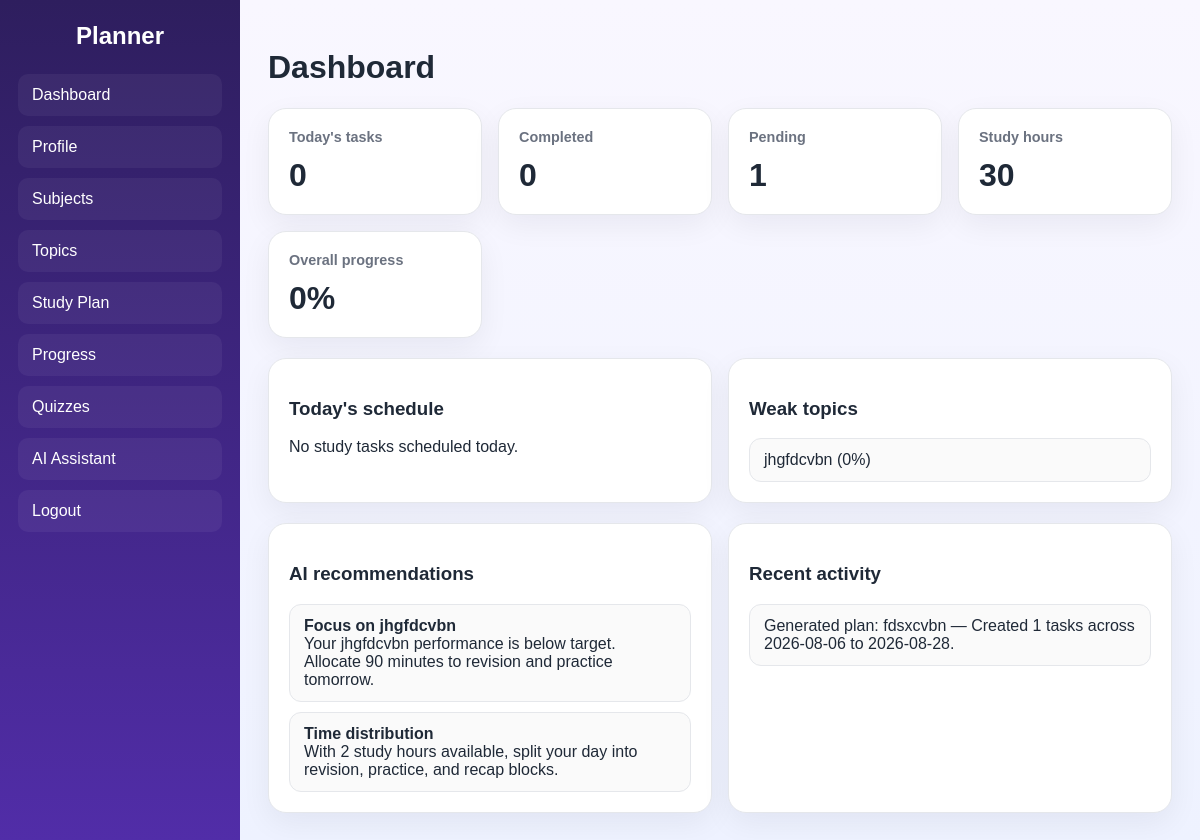
The page /dashboard/ (signed in) on the database its author committed.
### planner/models.py (models this page shows, shortened)
class Topic(models.Model):
    subject = models.ForeignKey(Subject, on_delete=models.CASCADE, related_name='topics')
    name = models.CharField(max_length=120)
    description = models.TextField(blank=True)
    difficulty = models.PositiveSmallIntegerField(default=3)
    created_at = models.DateTimeField(auto_now_add=True)
    updated_at = models.DateTimeField(auto_now=True)
    class Meta:
        ordering = ['name']
        unique_together = ('subject', 'name')

class AIInteraction(models.Model):
    student = models.ForeignKey(settings.AUTH_USER_MODEL, on_delete=models.CASCADE, related_name='ai_interactions')
    message = models.TextField()
    response = models.TextField()
    created_at = models.DateTimeField(auto_now_add=True)
    class Meta:
        ordering = ['-created_at']

### planner/views.py (the view)
# urls.py: path('dashboard/', views.dashboard, name='dashboard'),
@login_required
def dashboard(request):
    profile = ensure_student_profile(request.user)
    summary = get_student_summary(request.user)
    from planner.services import analyze_weak_topics
    weak_topics = analyze_weak_topics(request.user)
    recommendations = generate_recommendations(request.user)
    recent_activity = AIInteraction.objects.filter(student=request.user).order_by('-created_at')[:8]
    tasks = StudyTask.objects.filter(plan__student=request.user).select_related('subject', 'topic', 'plan').order_by('date', 'start_time')[:10]
    today_tasks = [task for task in tasks if task.date == date.today()]
    context = {
        'profile': profile,
        'summary': summary,
        'weak_topics': weak_topics,
        'recommendations': recommendations,
        'recent_activity': recent_activity,
        'tasks': tasks,
        'today_tasks': today_tasks,
    }
    return render(request, 'planner/dashboard.html', context)

### planner/services.py (called while the page is built)
def get_or_create_profile(user):
    profile, _ = StudentProfile.objects.get_or_create(
        user=user,
        defaults={
            'name': user.get_full_name() or user.username,
            'daily_study_hours': 2,
            'preferred_study_time': 'Evening',
        },
    )
    return profile

def ensure_student_profile(user):
    return get_or_create_profile(user)

### planner/templates/planner/dashboard.html
{% extends "planner/base.html" %}
{% block content %}
<h1>Dashboard</h1>
<div class="summary-grid">
  <div class="stat-card"><h3>Today&apos;s tasks</h3><div class="value">{{ summary.today_tasks|length }}</div></div>
  <div class="stat-card"><h3>Completed</h3><div class="value">{{ summary.completed_tasks }}</div></div>
  <div class="stat-card"><h3>Pending</h3><div class="value">{{ summary.pending_tasks }}</div></div>
  <div class="stat-card"><h3>Study hours</h3><div class="value">{{ summary.total_hours }}</div></div>
  <div class="stat-card"><h3>Overall progress</h3><div class="value">{{ summary.overall_progress }}%</div></div>
</div>
<div class="stats-grid" style="margin-top:20px;">
  <div class="panel"><h3>Today&apos;s schedule</h3>{% if today_tasks %}<table class="table"><tr><th>Time</th><th>Subject</th><th>Topic</th><th>Task</th><th>Duration</th><th>Status</th></tr>{% for task in today_tasks %}<tr><td>{{ task.start_time }}</td><td>{{ task.subject.name }}</td><td>{{ task.topic.name|default:"General" }}</td><td>{{ task.description|default:"Study task" }}</td><td>{{ task.duration }} min</td><td><span class="badge">{{ task.status }}</span></td></tr>{% endfor %}</table>{% else %}<p>No study tasks scheduled today.</p>{% endif %}</div>
  <div class="panel"><h3>Weak topics</h3>{% if weak_topics %}<ul class="list">{% for topic in weak_topics %}<li>{{ topic.topic }} ({{ topic.score }}%)</li>{% endfor %}</ul>{% else %}<p>No weak topics detected yet.</p>{% endif %}</div>
</div>
<div class="stats-grid" style="margin-top:20px;">
  <div class="panel"><h3>AI recommendations</h3>{% if recommendations %}<ul class="list">{% for rec in recommendations %}<li><strong>{{ rec.title }}</strong><br>{{ rec.message }}</li>{% endfor %}</ul>{% else %}<p>No recommendations yet.</p>{% endif %}</div>
  <div class="panel"><h3>Recent activity</h3>{% if recent_activity %}<ul class="list">{% for item in recent_activity %}<li>{{ item.message }} — {{ item.response }}</li>{% endfor %}</ul>{% else %}<p>No activity yet.</p>{% endif %}</div>
</div>
{% endblock %}

### planner/static/planner.css (style rules this page uses)
:root { --primary: #512da8; --primary-dark: #2e1e5e; --accent: #7c3aed; --success: #1faa59; --warning: #f39c12; --danger: #d25454; --light: #f5f3ff; --card: #ffffff; --text: #1f2937; --muted: #6b7280; --border: #e5e7eb; }
* { box-sizing: border-box; }
body { margin: 0; font-family: Arial, sans-serif; background: linear-gradient(180deg, #f9f7ff 0%, #eef2ff 100%); color: var(--text); }
.summary-grid, .stats-grid { display: grid; grid-template-columns: repeat(auto-fit, minmax(180px, 1fr)); gap: 16px; }
.stat-card, .panel { background: var(--card); border-radius: 18px; padding: 20px; box-shadow: 0 10px 30px rgba(17, 24, 39, 0.06); border: 1px solid var(--border); }
.stat-card h3 { color: var(--muted); margin: 0; font-size: 0.9rem; }
.stat-card .value { font-size: 2rem; font-weight: 700; margin-top: 12px; }
.list { list-style: none; margin: 0; padding: 0; display: grid; gap: 10px; }
.list li { padding: 12px 14px; border: 1px solid var(--border); border-radius: 12px; background: #fafafa; }

### rows shown on the page
Topic: topic "jhgfdcvbn"
AIInteraction: message "Generated plan: fdsxcvbn", response "Created 1 tasks across 2026-08-06 to 2026-08-28."

### other values the page prints
{{ summary.today_tasks|length }} "0"
{{ summary.completed_tasks }} "0"
{{ summary.pending_tasks }} "1"
{{ summary.total_hours }} "30"
{{ summary.overall_progress }} "0"
{{ topic.score }} "0"
{{ rec.title }} "Focus on jhgfdcvbn" "Time distribution"
{{ rec.message }} "Your jhgfdcvbn performance is below target. Allocate 90 minutes to revision and practice tomorrow." "With 2 study hours available, split your day into revision, practice, and recap blocks."
